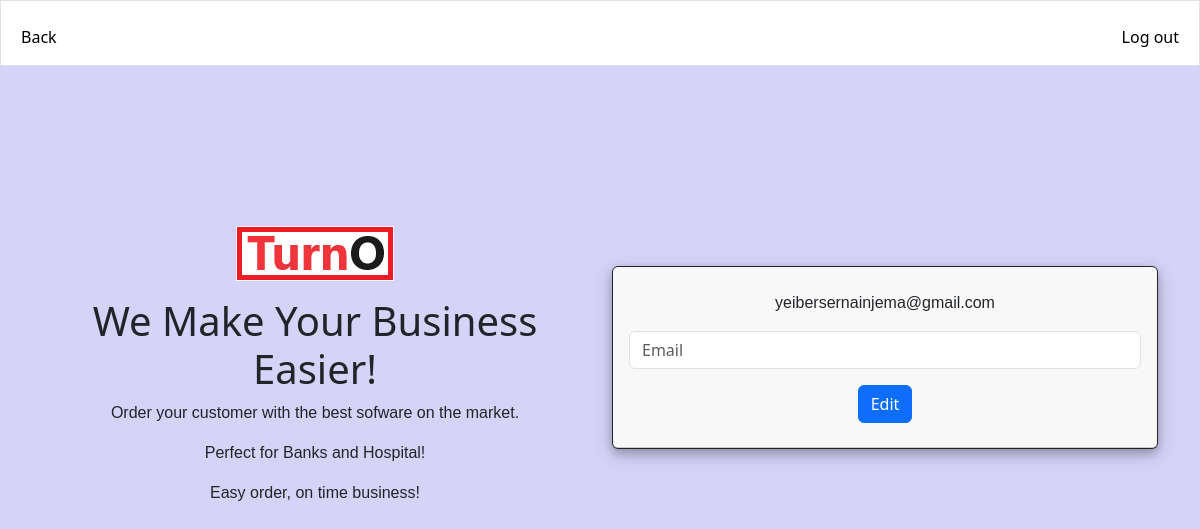
Before: /edit (signed in) with the older database file.
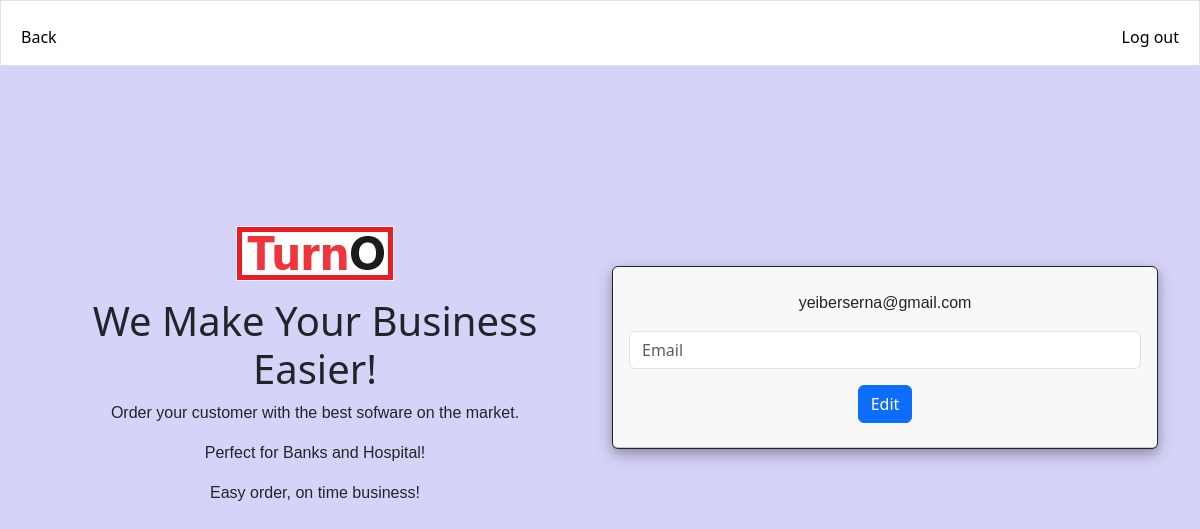
After: the same page with the newer database file.
### tables this page shows
CREATE TABLE user (
id INTEGER PRIMARY KEY AUTOINCREMENT,
email TEXT NOT NULL,
hash NOT NULL,
business TEXT NOT NULL,
size TEXT NOT NULL,
phone TEXT NOT NULL,
security TEXT NOT NULL,
answer TEXT NOT NULL,
signupdate TIMESTAMP NOT NULL
);

### app.py (the view, shortened to what this page needs)
@app.route("/edit", methods=["GET","POST"])
def edit():
    id = session.get("user_id")
    user_id = id
    rows = db.execute("SELECT * FROM user WHERE id = ?", user_id)
    return render_template("edit.html", rows=rows)

### app.py (called while the page is built)
@app.after_request
def after_request(response):
    response.headers["Cache-Control"] = "no-cache, no-store, must-revalidate"
    response.headers["Expires"] = 0
    response.headers["Pragma"] = "no-cache"
    return response

### templates/edit.html (shortened to what this page needs)
{% extends "layout.html" %}
    {% block house %}
    <nav class="bg-light border navbar navbar-expand-md navbar-light">
        <div class="container-fluid">
            <div class="collapse navbar-collapse" id="navbar">
                <ul class="navbar-nav me-auto mt-2">
                    <li class="nav-item"><a class="nav-link" href="/profile">Back</a></li>
                </ul>
                <ul class="navbar-nav ms-auto mt-2">
                    <li class="nav-item"><a class="nav-link" href="/logout">Log out</a></li>
                </ul>
            </div>
        </div>
    </nav>
    {% endblock %}
    {% block main %}
        <form action="/edit" method="post">
            <div class="row align-items-start">
            </div>
            <div class="row align-items-center">
                <div class="col">
                    <img src="static/turno.png">
                    <h1>We Make Your Business Easier!</h1>
                    <p>Order your customer with the best sofware on the market.</p>
                    <p>Perfect for Banks and Hospital!</p>
                    <p>Easy order, on time business!</p>
                </div>
                <div class="col">
                    <div class="card border-dark mb-3">
                        <div class="card-header">
                            {% for row in rows %}
                                <p>{{row.email}} </p>
                                <input autocomplete="off" autofocus class="form-control m-auto" name="newemail" placeholder="Email" type="text">
                                <button class="btn btn-primary" type="submit">Edit</button>
                            {% endfor %}
                        </div>
                    </div>
                </div>
            </div>
        </form>
    {% endblock %}

Changed rows visible on the page:
changed user: email "yeibersernainjema@gmail.com" → "yeiberserna@gmail.com"
